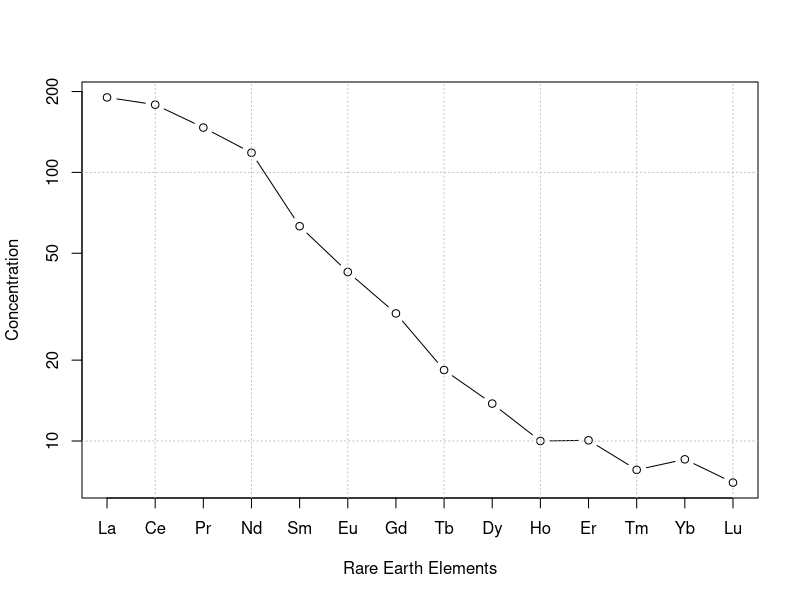

Recreate this plot in R.
## ---- chunk 1
#downloading dataset
adakite <- read.csv(file = 'Data/ADAKITE.csv')
ref <- read.csv(file='Data/Normalised Values.csv')
# gathering REE data from sample
ree_sample1 <- as.numeric(adakite[19, 119:132])
#
ree_ref <- as.numeric(ref[3:16, 14]) #column 4,5 dont work

#this is a function for plotting spider plots for REE data
plot_spider <- function(samples,reference_values,logscale=TRUE,colors=NULL,main= "Spider Plot for Normalised REE Values",xlab="Rare Earth Elements",ylab ="Normalised values")
{
  # these are the REE we will be covering generally
  REE_symbols <-  c("La","Ce","Pr","Nd","Sm","Eu","Gd","Tb","Dy","Ho","Er","Tm","Yb","Lu")
  # normalising values of samples with the reference set
  normalised_values <- lapply(samples,function(s1) as.numeric(s1)/as.numeric(reference_values))
  #axis range
  ymin <- if (logscale) min(unlist(normalised_values), na.rm = TRUE) else 0
  ymax <- max(unlist(normalised_values), na.rm = TRUE)
  # generate plot 
  plot(1:length(reference_values),normalised_values[[1]],type="b",xaxt="n",,xlab="Rare Earth Elements",ylab ="Concentration",log = 'y',ylim = c(ymin, ymax))
  axis(1,at=1:length(reference_values),labels = REE_symbols)
  grid(nx=NULL, ny=NULL,col="gray",lwd=1)
  abline(h=1,col="black",lwd=3)
  
  # generate other plots 
   if(length(normalised_values)>1)
   { 
       for(i in 2:length(normalised_values))
       {
         lines(1:length(normalised_values),normalised_values[[i]],type="b")
       }
   }
}
samples <- list(ree_sample1)

plot_spider(samples, ree_ref,main = "REE Spider Diagram (Sample 19, Reference: m&s )")
